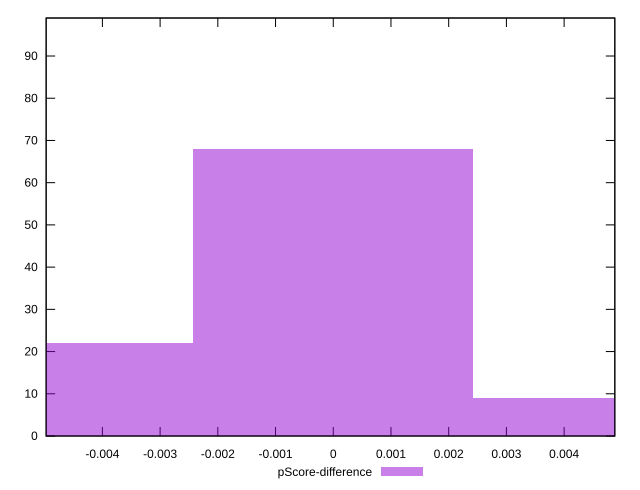

Here is the gnuplot script that generated this plot:
reset

$pScoreDifference <<EOF
0 68
-0.004848955263414393 22
0.004848955263414393 9
EOF

set key outside below
set boxwidth 0.004848955263414393
set xrange [-0.004974673193094636:0.004878503538383483]
set yrange [0:99]
set trange [0:99]
set style fill transparent solid 0.5 noborder
set terminal svg size 640, 490 enhanced background rgb 'white'
set output "reports/report_00027_2021-02-24T12-40-31.850Z/total-blocking-time/samples/card/pScore-difference/histogram.svg"

plot $pScoreDifference title "pScore-difference" with boxes

reset
